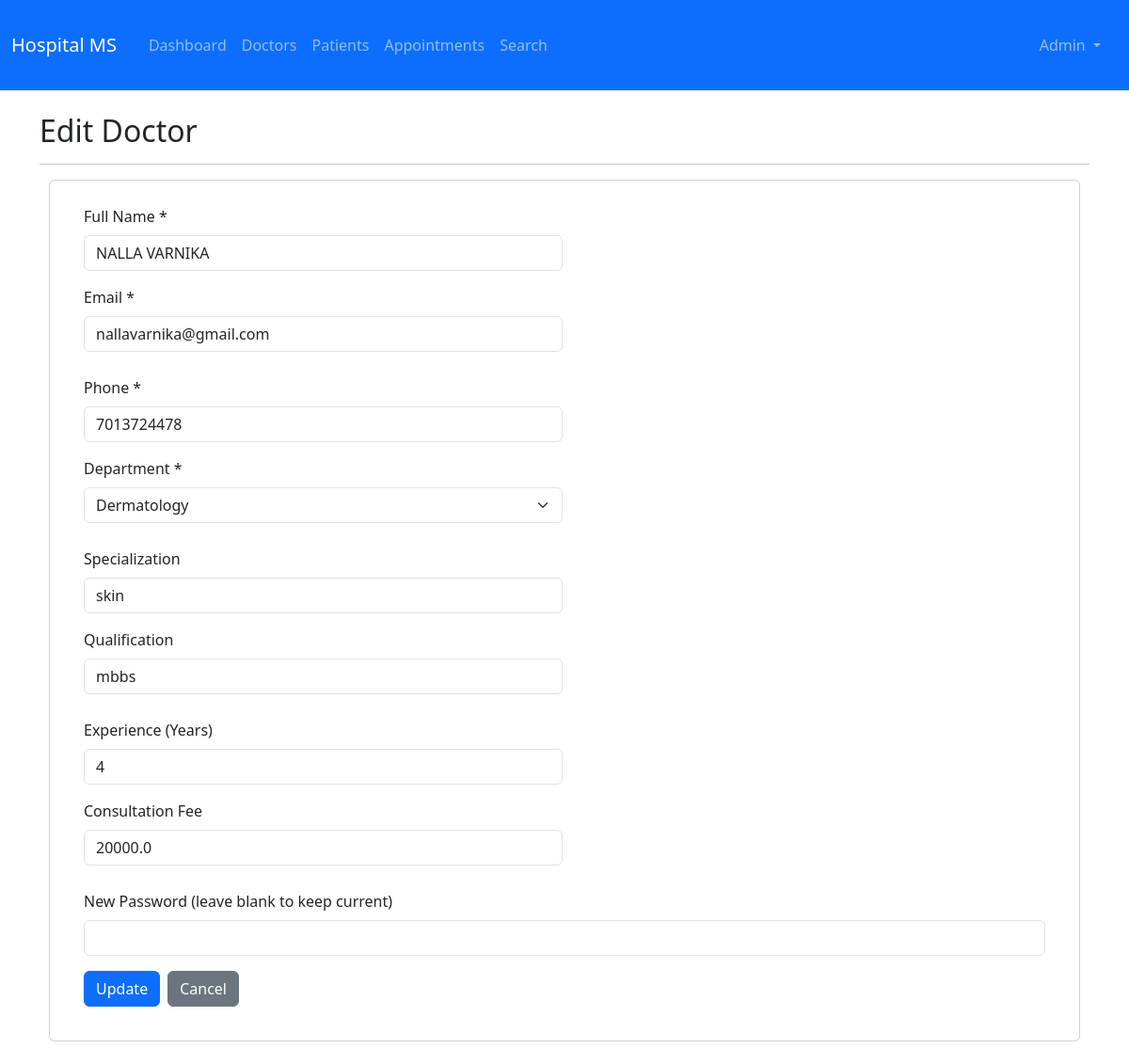
The page /admin/edit-doctor/1 (signed in) on the database its author committed.
### backend/app.py (models this page shows, shortened)
class User(UserMixin, db.Model):
    id = db.Column(db.Integer, primary_key=True)
    username = db.Column(db.String(180), unique=True, nullable=False)
    email = db.Column(db.String(100), unique=True, nullable=False)
    password_hash = db.Column(db.String(100), nullable=False)
    role = db.Column(db.String(50), nullable=False)
    full_name = db.Column(db.String(80), nullable=False)
    phone = db.Column(db.String(10))
    is_active = db.Column(db.Boolean, default=True)
    created_at = db.Column(db.DateTime, default=datetime.utcnow)

class Doctor(db.Model):
    id = db.Column(db.Integer, primary_key=True)
    user_id = db.Column(db.Integer, db.ForeignKey('user.id'), nullable=False, unique=True)
    department_id = db.Column(db.Integer, db.ForeignKey('department.id'), nullable=False)
    specialization = db.Column(db.String(80))
    qualification = db.Column(db.String(100))
    experience_years = db.Column(db.Integer)
    consultation_fee = db.Column(db.Float, default=0.0)
    user = db.relationship('User', backref=db.backref('doctor_profile', uselist=False))
    appointments = db.relationship('Appointment', backref='doctor', lazy=True)
    availability = db.relationship('DoctorAvailability', backref='doctor', cascade='all, delete-orphan')

class Department(db.Model):
    id = db.Column(db.Integer, primary_key=True)
    name = db.Column(db.String(80), unique=True, nullable=False)
    description = db.Column(db.Text)
    doctors = db.relationship('Doctor', backref='department', lazy=True)

### backend/app.py (the view, shortened to what this page needs)
@app.route('/admin/edit-doctor/<int:doctor_id>', methods=['GET', 'POST'])
@login_required
@role_required('admin')
def edit_doctor(doctor_id):
    doctor = Doctor.query.get_or_404(doctor_id)
    return render_template('admin/edit_doctor.html', doctor=doctor, departments=Department.query.all())

### backend/app.py (called while the page is built)
@login_manager.user_loader
def load_user(user_id): return User.query.get(int(user_id))

def role_required(role):
    def decorator(f):
        @wraps(f)
        def decorated_function(*args, **kwargs):
            if not current_user.is_authenticated or current_user.role != role:
                flash('Access denied', 'danger')
                return redirect(url_for('index'))
            return f(*args, **kwargs)
        return decorated_function
    return decorator

### frontend/templates/admin/edit_doctor.html (shortened to what this page needs)
{% extends "base.html" %}
{% block content %}
<h2> Edit Doctor</h2>
<hr>
<div class="card">
    <div class="card-body">
        <form method="POST">
            <div class="row">
                <div class="col-md-6 mb-3">
                    <label for="full_name" class="form-label">Full Name *</label>
                    <input type="text" class="form-control" id="full_name" name="full_name" value="{{ doctor.user.full_name }}" required>
                </div>
                <div class="col-md-6 mb-3">
                    <label for="email" class="form-label">Email *</label>
                    <input type="email" class="form-control" id="email" name="email" value="{{ doctor.user.email }}" required>
                </div>
            </div>
            <div class="row">
                <div class="col-md-6 mb-3">
                    <label for="phone" class="form-label">Phone *</label>
                    <input type="tel" class="form-control" id="phone" name="phone" value="{{ doctor.user.phone }}" required>
                </div>
                <div class="col-md-6 mb-3">
                    <label for="department_id" class="form-label">Department *</label>
                    <select class="form-select" id="department_id" name="department_id" required>
                        {% for dept in departments %}
                        <option value="{{ dept.id }}" {% if dept.id == doctor.department_id %}selected{% endif %}>{{ dept.name }}</option>
                        {% endfor %}
                    </select>
                </div>
            </div>
            <div class="row">
                <div class="col-md-6 mb-3">
                    <label for="specialization" class="form-label">Specialization</label>
                    <input type="text" class="form-control" id="specialization" name="specialization" value="{{ doctor.specialization }}">
                </div>
                <div class="col-md-6 mb-3">
                    <label for="qualification" class="form-label">Qualification</label>
                    <input type="text" class="form-control" id="qualification" name="qualification" value="{{ doctor.qualification }}">
                </div>
            </div>
            <div class="row">
                <div class="col-md-6 mb-3">
                    <label for="experience_years" class="form-label">Experience (Years)</label>
                    <input type="number" class="form-control" id="experience_years" name="experience_years" value="{{ doctor.experience_years }}">
                </div>
                <div class="col-md-6 mb-3">
                    <label for="consultation_fee" class="form-label">Consultation Fee</label>
                    <input type="number" step="0.01" class="form-control" id="consultation_fee" name="consultation_fee" value="{{ doctor.consultation_fee }}">
                </div>
            </div>
            <div class="mb-3">
                <label for="password" class="form-label">New Password (leave blank to keep current)</label>
                <input type="password" class="form-control" id="password" name="password">
            </div>
            <div class="d-flex gap-2">
                <button type="submit" class="btn btn-primary">Update</button>
                <a href="{{ url_for('admin_doctors') }}" class="btn btn-secondary"> Cancel</a>
            </div>
        </form>
    </div>
</div>
{% endblock %}

### frontend/templates/base.html (shortened to what this page needs)
<!DOCTYPE html>
<html lang="en">
<head>
    <link href="https://cdn.jsdelivr.net/npm/bootstrap@5.3.0/dist/css/bootstrap.min.css" rel="stylesheet">
    <link rel="stylesheet" href="https://cdn.jsdelivr.net/npm/bootstrap-icons@1.10.0/font/bootstrap-icons.css">
    <link rel="stylesheet" href="{{ url_for('static', filename='css/style.css') }}">
</head>
<body>
    <nav class="navbar navbar-expand-lg navbar-dark bg-primary">
        <div class="container-fluid">
            <a class="navbar-brand" href="{{ url_for('index') }}"> Hospital MS</a>
            <div class="collapse navbar-collapse" id="navbarNav">
                <ul class="navbar-nav me-auto">
                    {% if current_user.is_authenticated %}
                        {% if current_user.role == 'admin' %}
                            <li class="nav-item"><a class="nav-link" href="{{ url_for('admin_dashboard') }}"> Dashboard</a></li>
                            <li class="nav-item"><a class="nav-link" href="{{ url_for('admin_doctors') }}"> Doctors</a></li>
                            <li class="nav-item"><a class="nav-link" href="{{ url_for('admin_patients') }}"> Patients</a></li>
                            <li class="nav-item"><a class="nav-link" href="{{ url_for('admin_appointments') }}">Appointments</a></li>
                            <li class="nav-item"><a class="nav-link" href="{{ url_for('admin_search') }}"> Search</a></li>
                        {% endif %}
                    {% endif %}
                </ul>
                <ul class="navbar-nav">
                    {% if current_user.is_authenticated %}
                        <li class="nav-item dropdown">
                            <a class="nav-link dropdown-toggle" href="#" id="navbarDropdown" role="button" data-bs-toggle="dropdown">
                               {{ current_user.full_name }}
                            </a>
                        </li>
                    {% else %}
                        <li class="nav-item"><a class="nav-link" href="{{ url_for('login') }}"> Login</a></li>
                        <li class="nav-item"><a class="nav-link" href="{{ url_for('register') }}"> Register</a></li>
                    {% endif %}
                </ul>
            </div>
        </div>
    </nav>
    <main class="container my-4">
        {% block content %}{% endblock %}
    </main>
</body>
</html>

### frontend/static/css/style.css (style rules this page uses)
button { background-color: lightblue; }
div { margin: 10px; }
a { text-decoration: none; }

### rows shown on the page
User: full_name "Admin"
User: full_name "NALLA VARNIKA", email "nallavarnika@gmail.com", phone "7013724478"
Doctor: department_id "Dermatology", specialization "skin", qualification "mbbs", experience_years "4", consultation_fee "20000.0"
